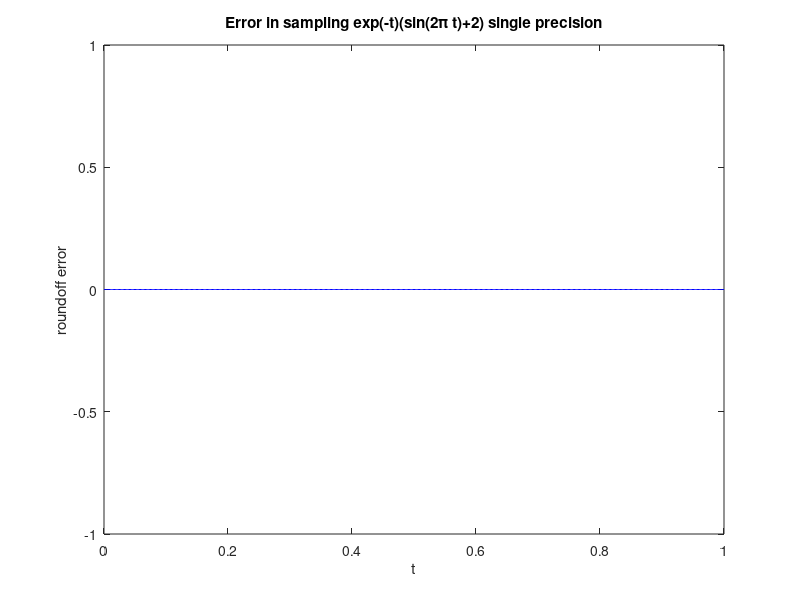

Write the MATLAB code that produced this figure.
% This script demonstrates the almost random nature of roundoff errors.
% It compares single and double precision rounding units of the function
% g(t) = e^{-t}(\sin(2 \pi t) + 2) -- this essentially gives the rounding error
% in the less accurate single precision evaluations
% The output indicates that the relative error is at about the rounding unit
% level

t = 0:.002:1;
tt = exp(-t) .* (sin(2*pi*t)+2);
rt = single(tt);
round_err = (tt - rt) ./tt;
plot (t, round_err, 'b-');
title ('Error in sampling exp(-t)(sin(2\pi t)+2) single precision')
xlabel('t')
ylabel('roundoff error')

% relative error should be about eta = eps(single)/2
rel_round_err = max(abs(round_err)) / (eps('single')/2)
